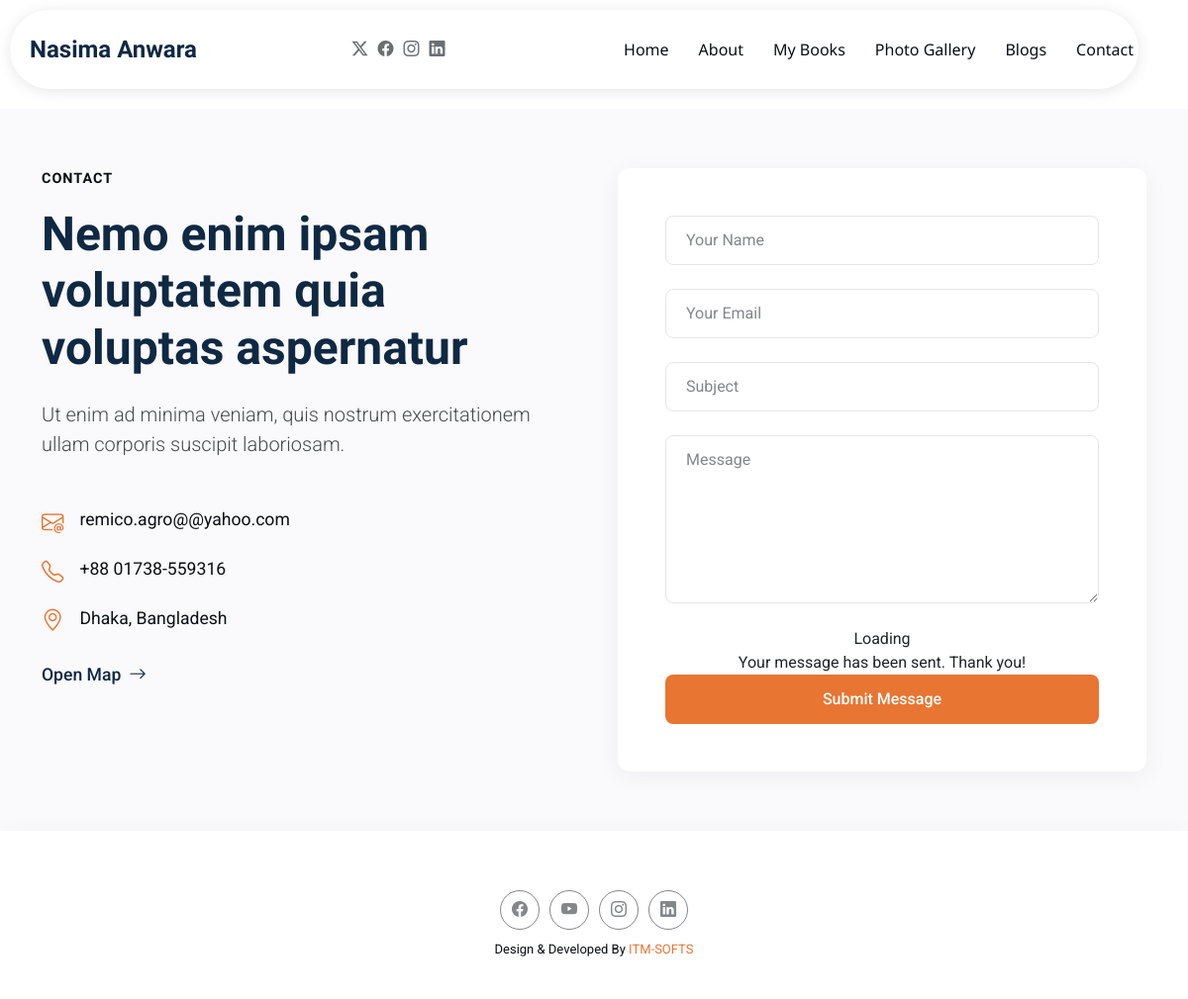
The page /contact.php on the database its author committed.
### tables this page shows
CREATE TABLE `contact` (
  `id` int(11) NOT NULL,
  `user_id` int(11) NOT NULL,
  `phone` varchar(100) NOT NULL,
  `email` varchar(100) NOT NULL,
  `address` varchar(200) NOT NULL,
  `address2` varchar(100) NOT NULL,
  `map_link` longtext NOT NULL,
  `userPic` varchar(200) NOT NULL
);

### contact.php (the view, shortened to what this page needs)
<!DOCTYPE html>
<html lang="en">
<head>
  <?php include('head_link.php'); ?>
</head>
<body class="service-details-page">
  <?php include('header_nav.php'); ?>
  <main class="main">
    <section id="contact" class="contact section light-background">
      <div class="container" data-aos="fade-up" data-aos-delay="100">
        <div class="row g-5">
          <div class="col-lg-6">
            <div class="content" data-aos="fade-up" data-aos-delay="200">
              <div class="section-category mb-3">Contact</div>
              <h2 class="display-5 mb-4">Nemo enim ipsam voluptatem quia voluptas aspernatur</h2>
              <p class="lead mb-4">Ut enim ad minima veniam, quis nostrum exercitationem ullam corporis suscipit laboriosam.</p>
              <?php
              $eq = mysqli_query($con, "select * from contact ORDER BY id DESC LIMIT 1");
              while ($eqrow = mysqli_fetch_array($eq)) {
              ?>
                <div class="contact-info mt-5">
                  <div class="info-item d-flex mb-3">
                    <i class="bi bi-envelope-at me-3"></i>
                    <span><?php echo $eqrow['email']; ?></span>
                  </div>
                  <div class="info-item d-flex mb-3">
                    <i class="bi bi-telephone me-3"></i>
                    <span><?php echo $eqrow['phone']; ?></span>
                  </div>
                  <div class="info-item d-flex mb-4">
                    <i class="bi bi-geo-alt me-3"></i>
                    <span><?php echo $eqrow['address']; ?></span>
                  </div>
                  <a href="<?php echo $eqrow['map_link']; ?>" target="_blank" class="map-link d-inline-flex align-items-center">
                    Open Map
                    <i class="bi bi-arrow-right ms-2"></i>
                  </a>
                <?php } ?>
                </div>
            </div>
          </div>
          <div class="col-lg-6">
            <div class="contact-form card" data-aos="fade-up" data-aos-delay="300">
              <div class="card-body p-4 p-lg-5">
                <form action="" method="post">
                  <div class="row gy-4">
                    <div class="col-12">
                      <input type="text" name="name" class="form-control" placeholder="Your Name" required="">
                    </div>
                    <div class="col-12 ">
                      <input type="email" class="form-control" name="email" placeholder="Your Email" required="">
                    </div>
                    <div class="col-12">
                      <input type="text" class="form-control" name="subject" placeholder="Subject" required="">
                    </div>
                    <div class="col-12">
                      <textarea class="form-control" name="message" rows="6" placeholder="Message" required=""></textarea>
                    </div>
                    <div class="col-12 text-center">
                      <div class="loading">Loading</div>
                      <div class="sent-message">Your message has been sent. Thank you!</div>
                      <button type="submit" name="submit_contact" class="btn btn-submit w-100">Submit Message</button>
                    </div>
                  </div>
                </form>
              </div>
            </div>
          </div>
        </div>
      </div>
    </section>
  </main>
  <?php include('footer.php'); ?>

### assets/css/main.css (style rules this page uses)
:root { --default-font: "Roboto", system-ui, -apple-system, "Segoe UI", Roboto, "Helvetica Neue", Arial, "Noto Sans", "Liberation Sans", sans-serif, "Apple Color Emoji", "Segoe UI Emoji", "Segoe UI Symbol", "Noto Color Emoji"; --heading-font: "Questrial", sans-serif; --nav-font: "Noto Sans", sans-serif; }
:root { --background-color: #ffffff; --default-color: #0a0f14; --heading-color: #0f2943; --accent-color: #e87532; --surface-color: #ffffff; --contrast-color: #ffffff; }
:root { --nav-color: #0a0f14; --nav-hover-color: #e87532; --nav-mobile-background-color: #ffffff; --nav-dropdown-background-color: #ffffff; --nav-dropdown-color: #0a0f14; --nav-dropdown-hover-color: #e87532; }
.light-background { --background-color: #faf9fb; --surface-color: #ffffff; }
:root { scroll-behavior: smooth; }
body { color: var(--default-color); background-color: var(--background-color); font-family: var(--default-font); }
a { color: var(--accent-color); text-decoration: none; transition: 0.3s; }
h1, h2, h3, h4, h5, h6 { color: var(--heading-color); font-family: var(--heading-font); }
section, .section { color: var(--default-color); background-color: var(--background-color); padding: 60px 0; scroll-margin-top: 90px; overflow: clip; }
.contact .section-category { font-family: var(--heading-font); font-weight: 600; font-size: 0.9rem; text-transform: uppercase; letter-spacing: 1px; }
.contact .content h2 { font-weight: 700; line-height: 1.2; }
.contact .content .lead { color: color-mix(in srgb, var(--default-color), transparent 25%); }
.contact .contact-info .info-item { font-size: 1.1rem; }
.contact .contact-info .info-item i { color: var(--accent-color); font-size: 1.4rem; }
.contact .contact-info .map-link { color: var(--heading-color); font-weight: 500; font-size: 1.1rem; transition: all 0.3s ease; }
.contact .contact-info .map-link i { transition: transform 0.3s ease; }
.contact .contact-form { background-color: var(--surface-color); border: none; box-shadow: 0 5px 25px rgba(0, 0, 0, 0.05); border-radius: 12px; }
.contact .contact-form .form-control, .contact .contact-form .form-select { padding: 0.75rem 1.25rem; border-color: #e5e5e5; border-radius: 8px; font-size: 1rem; }
.contact .contact-form .form-control::placeholder, .contact .contact-form .form-select::placeholder { color: color-mix(in srgb, var(--default-color), transparent 50%); }
.contact .contact-form .btn-submit { background-color: var(--accent-color); color: var(--contrast-color); padding: 0.75rem 2rem; font-weight: 500; border-radius: 8px; transition: all 0.3s ease; }

### rows shown on the page
contact: email "remico.agro@@yahoo.com", phone "+88 01738-559316", address "Dhaka, Bangladesh"
